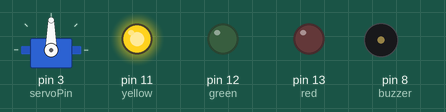
Recording of a sketch running on a simulated Arduino Uno, built with avr-gcc and run on an emulated ATmega328P. Parts: servo, output pins drawn as LEDs (lit = HIGH), buzzer (waves = sounding).

Above: at 0.1 s.
At 5.45 s:
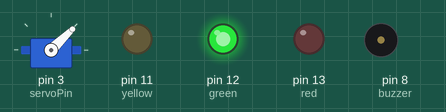
At 6.0 s:
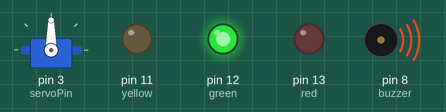
At 16.9 s:
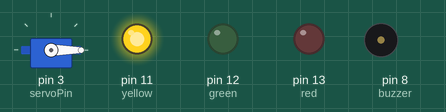
At 27.98 s:
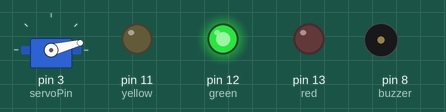
At 33.8 s:
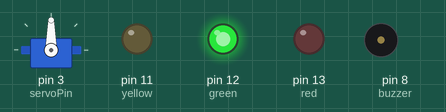
Timing chart, 0 to 40.0 s (numbered marks = the images above):
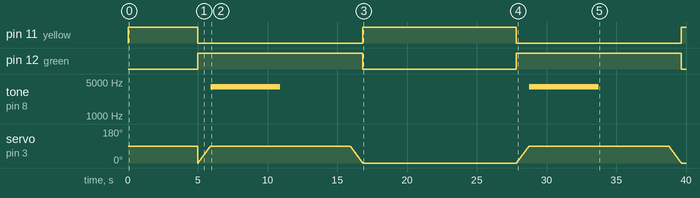

Measured:
- by itself, pin 11 (yellow): goes HIGH 5.0 s, LOW 11.8 s, HIGH 11.0 s, LOW 11.8 s, then HIGH
- by itself, pin 12 (green): alternates HIGH for 11.8 s and LOW for 11.0 s
- by itself, tone on pin 8 (buzzer): alternates 4000 Hz for 5.0 s and silent for 17.8 s

The sketch:

arduino.ino
```cpp
#include <Servo.h>
Servo Servo1;

int servoPin = 3;
int pos = 0;
const int buzzer=8;
const int yellow=11;
const int green=12;
const int red=13;


void setup()
{
    pinMode(red, OUTPUT);
    pinMode(yellow, OUTPUT);
    pinMode(green, OUTPUT);
    Servo1.attach(servoPin);


}
void loop()
{

  int a=1; //0=unreconized; >1 = recognized;
      digitalWrite(green, LOW);
      digitalWrite(red, LOW);
      digitalWrite(yellow, HIGH);
      delay(5000);
  if(a==0)
  {
      digitalWrite(green, LOW);
      digitalWrite(red, HIGH);
      digitalWrite(yellow, LOW);
      tone(buzzer, 1000);
      delay(1000);
      noTone(buzzer);
      delay(1000);
  }
  else
  {
      digitalWrite(green, HIGH);
      digitalWrite(red, LOW);
      digitalWrite(yellow, LOW);
      for (pos = 0; pos <= 90; pos += 1)
      {
        Servo1.write(pos);
        delay(10);
      }
      tone(buzzer, 4000);
      delay(5000);
      noTone(buzzer);
      delay(5000);
      for (pos = 90; pos >= 0; pos -= 1)
      {
        Servo1.write(pos);
        delay(10);
      }
  }
      digitalWrite(green, LOW);
      digitalWrite(red, LOW);
      digitalWrite(yellow, HIGH);
      delay(6000);
}
```
